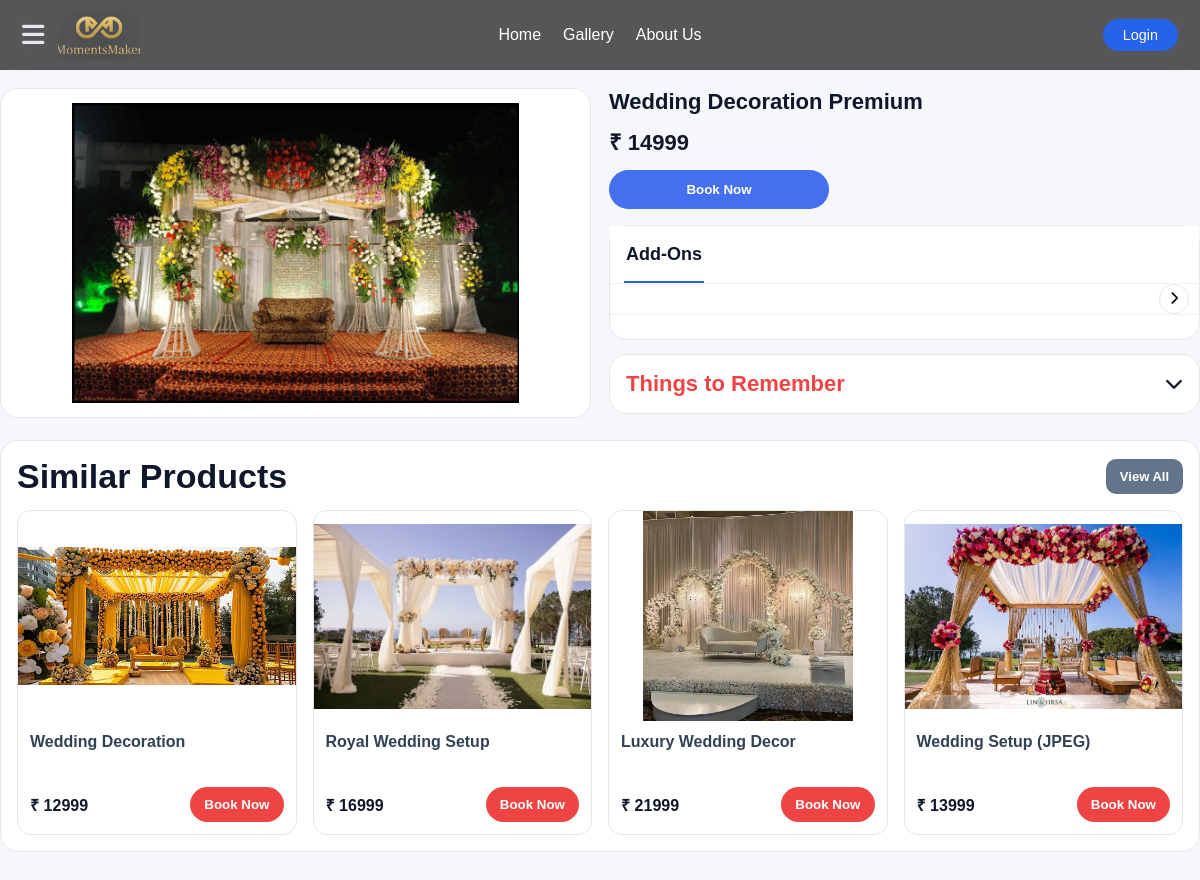
The app's page /theme/wed-2 with its own data.
### models.py (models this page shows)
class Theme(db.Model):
    __tablename__ = "themes"
    id = db.Column(db.String(50), primary_key=True)
    name = db.Column(db.String(200))
    category = db.Column(db.String(100))
    price = db.Column(db.Integer)
    images = db.Column(JSON)
    inclusions = db.Column(JSON)
    addons = db.Column(JSON)

### theme.py (the view)
@theme_bp.route("/theme/<theme_id>")
def theme_detail(theme_id):
    seed_themes()
    theme = Theme.query.filter_by(id=theme_id).first()
    if not theme:
        abort(404)
    related = get_related_themes(theme.id, theme.category)
    return render_template("theme_detail.html", theme=theme, related=related)

### theme.py (called while the page is built, shortened)
def seed_themes():
    for t in THEMES.values():
        exists = Theme.query.filter_by(id=t["id"]).first()
    db.session.commit()
    print("✅ All themes synced to database")

def get_related_themes(current_id, category):
    return Theme.query.filter(Theme.category==category, Theme.id!=current_id).limit(4).all()

### templates/theme_detail.html (shortened to what this page needs)
<!DOCTYPE html>
<html lang="en">
<head>
<link rel="stylesheet" href="https://cdnjs.cloudflare.com/ajax/libs/font-awesome/6.5.0/css/all.min.css">
</head>
<body>
<header>
  <div class="nav">
    <div class="nav-left">
      <div class="menu-icon" id="menuBtn"><i class="fa-solid fa-bars"></i></div>
      <a href="/home" class="brand">
        <img src="{{ url_for('static', filename='images/logo3.png') }}" alt="MomentsMaker Logo">
      </a>
    </div>
    <nav class="nav-center">
      <ul>
        <li><a href="/home">Home</a></li>
        <li><a href="/gallery">Gallery</a></li>
        <li><a href="/about">About Us</a></li>
      </ul>
    </nav>
    {% if session.get("user") %}
      <a href="/logout" class="login-btn">Logout</a>
    {% else %}
      <a href="/login" class="login-btn">Login</a>
    {% endif %}
  </div>
</header>
<div class="spacer"></div>
<main class="page container">
  <section class="top-grid">
    <div class="left-sticky">
      <div class="img-card">
        <div class="img-main" id="imgMain">
         <img id="mainImg"
  src="{{ url_for('static', filename=theme.images[0]) }}"
  onclick="openImage(this.src)"
  style="cursor: zoom-in;"
>
        </div>
      </div>
    </div>
    <aside>
      <div class="title">{{ theme.name }}</div>
      <div class="price">₹ <span id="basePrice">{{ theme.price }}</span></div>
      <div class="bookbar">
        <button class="book-btn" id="bookBtn">Book Now</button>
      </div>
      <div class="addons" id="addonsBox">
        <div class="addon-top">
          <div class="addon-tabs">
            <div class="addon-tab active" id="tabAddons">Add-Ons</div>
          </div>
        </div>
        <div class="cat-wrapper">
          <div class="cat-row" id="catRow"></div>
          <button class="cat-next" id="catNextBtn" title="Next">
            <i class="fa-solid fa-chevron-right"></i>
          </button>
        </div>
        <div class="addon-grid" id="addonGrid"></div>
      </div>
      <div class="acc">
        <div class="acc-head" onclick="toggleAcc('rememberAcc')">
          <h3>Things to Remember</h3>
          <i class="fa-solid fa-chevron-down" style="color:#111827;font-size:18px;"></i>
        </div>
      </div>
    </aside>
  </section>
  <section class="similar">
    <div class="sim-head">
      <h2>Similar Products</h2>
      <a href="/gallery#filter={{ theme.category }}" class="viewall">View All</a>
    </div>
    <div class="sim-row">
      {% for p in related %}
      <div class="sim-card">
        <a href="/theme/{{ p.id }}">
          <img src="{{ p.images[0] if 'static/' in p.images[0] else url_for('static', filename=p.images[0]) }}" alt="">
        </a>
        <div class="sim-body">
          <div class="sim-name">{{ p.name }}</div>
          <div class="sim-price-row">
            <div class="sim-price">₹ {{ p.price }}</div>
            <a href="/theme/{{ p.id }}"><button class="sim-book">Book Now</button></a>
          </div>
        </div>
      </div>
      {% endfor %}
    </div>
  </section>
</main>
</body>
</html>

### templates/theme_detail.html (style rules this page uses)
* { box-sizing:border-box;margin:0;padding:0;font-family:Arial,Helvetica,sans-serif }
body { background:#f6f7fb;color:#0f172a }
a { text-decoration:none;color:inherit }
button { font-family:inherit }
header { position:fixed;top:0;left:0;right:0; background:rgba(0,0,0,.65); backdrop-filter: blur(12px); -webkit-backdrop-filter: blur(12px); z-index:1000; }
.nav { display:flex;align-items:center;justify-content:space-between; padding:14px 22px; position:relative; height:70px; }
.nav-left { display:flex;align-items:center;gap:14px }
.menu-icon { font-size:1.6rem;color:#e5e7eb;cursor:pointer }
.brand { height:50px;width:82px; display:flex;align-items:center;justify-content:center; overflow:hidden;cursor:pointer; }
.brand img { height:100%;width:100%; object-fit:cover;object-position:center; transform:scale(1.7); filter:drop-shadow(0 6px 14px rgba(0,0,0,.65)); display:block; }
.nav-center { position:absolute;left:50%; transform:translateX(-50%); }
.nav-center ul { list-style:none;display:flex;gap:22px }
.nav-center a { color:#fff }
.login-btn { padding:8px 20px; border-radius:22px; background:#2563eb; color:#fff; font-size:.9rem; }
.spacer { height:70px }
.container { max-width:1400px;margin:0 auto;padding:0 18px }
.page { padding:18px 0 60px }
.top-grid { display:grid; grid-template-columns: 1fr 1fr; gap:18px; align-items:start; }
.left-sticky { position:sticky;top:92px }
.img-card { background:#fff; border:1px solid #e5e7eb; border-radius:18px; overflow:hidden; }
.img-main { background:#fff; display:flex;align-items:center;justify-content:center; cursor:zoom-in; padding:14px; }
.img-main img { width:100%; height:300px; object-fit:contain; display:block; background:#fff; border-radius:14px; border:none; }
.title { font-size:22px; font-weight:900; line-height:1.25; }
.price { margin-top:10px; font-size:22px; font-weight:900; color:#111827; }
.bookbar { margin-top:14px }
.book-btn { width:220px; padding:12px 18px; border:none; border-radius:999px; cursor:pointer; font-weight:900; background:#446fef; color:#fff; }
.addons { margin-top:16px; border:1px solid #e5e7eb; border-radius:18px; overflow:hidden; background:#fff; }
.addon-top { display:flex; align-items:center; gap:22px; padding:12px 14px; border-bottom:1px solid #eef2f7; background:#fff; }
.addon-tabs { display:flex;gap:18px }
.addon-tab { font-size:18px; font-weight:700; color:#0f172a; padding:6px 2px; position:relative; }
.addon-tab:after { content:""; position:absolute; left:0;right:0;bottom:-12px; height:2px;background:#2563eb; }
.cat-wrapper { position:relative; display:flex; align-items:center; gap:10px; padding:0 10px; border-bottom:1px solid #eef2f7; }
.cat-row { display:flex; gap:10px; padding:12px 4px; overflow:auto; scroll-behavior:smooth; flex:1; }
.cat-prev, .cat-next { flex:0 0 auto; width:30px;height:30px; border-radius:999px; border:1px solid #e5e7eb; background:#fff; cursor:pointer; display:flex;align-items:center;justify-content:center; font-weight:900; }
.addon-grid { display:flex; gap:18px; padding:12px 0; overflow-x:auto; overflow-y:hidden; scroll-behavior:smooth; width:100%; max-width:100%; }
.addons { overflow:visible; }
aside { min-width:0; }
.acc { margin-top:14px; border:1px solid #e5e7eb; border-radius:18px; overflow:hidden; background:#fff; }
.acc-head { padding:16px 16px; display:flex; justify-content:space-between; align-items:center; cursor:pointer; }
.acc-head h3 { font-size:22px; color:#ef4444; font-weight:900; }
.similar { margin-top:22px; background:#fff; border:1px solid #e5e7eb; border-radius:18px; padding:16px; }
.sim-head { display:flex; justify-content:space-between; align-items:center; gap:10px; }
.similar h2 { font-size:34px; font-weight:900; color:#0f172a; }
.viewall { background:#64748b; color:#fff; padding:10px 14px; border-radius:10px; font-weight:900; font-size:13px; }
.sim-row { margin-top:14px; display:grid; grid-template-columns:repeat(4,1fr); gap:16px; }
.sim-card { border:1px solid #e5e7eb; border-radius:14px; overflow:hidden; background:#fff; }
.sim-card img { width:100%;height:210px;object-fit:contain;display:block }
.sim-body { padding:12px }
.sim-name { font-size:16px;color:#334155;font-weight:700;min-height:44px }
.sim-price-row { margin-top:10px;display:flex;justify-content:space-between;align-items:center }
.sim-price { font-weight:900;color:#0f172a }
.sim-book { padding:10px 14px; border-radius:999px; background:#ef4444; color:#fff; font-weight:900; border:none; cursor:pointer; }

### records on screen
Theme: name "Wedding Decoration Premium", price "14999"
Theme: shows a picture, name "Wedding Decoration", price "12999"
Theme: shows a picture, name "Royal Wedding Setup", price "16999"
Theme: shows a picture, name "Luxury Wedding Decor", price "21999"
Theme: shows a picture, name "Wedding Setup (JPEG)", price "13999"
